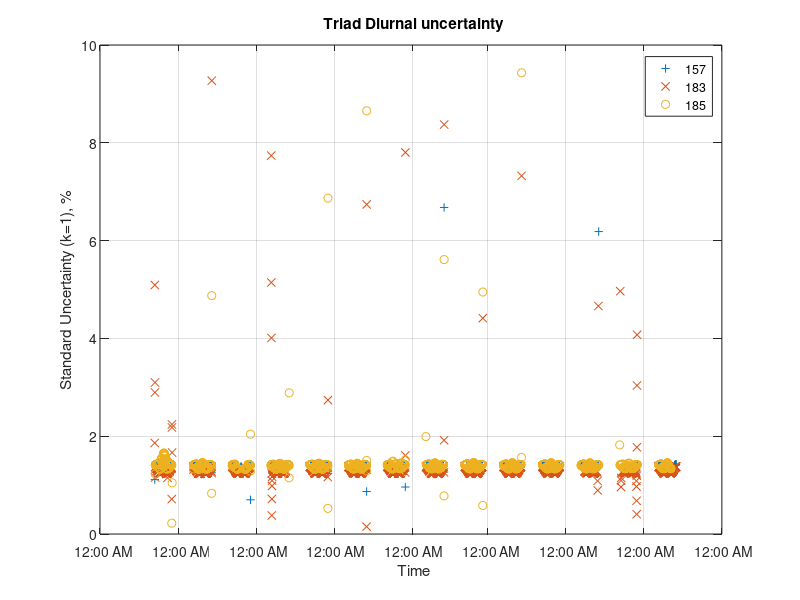
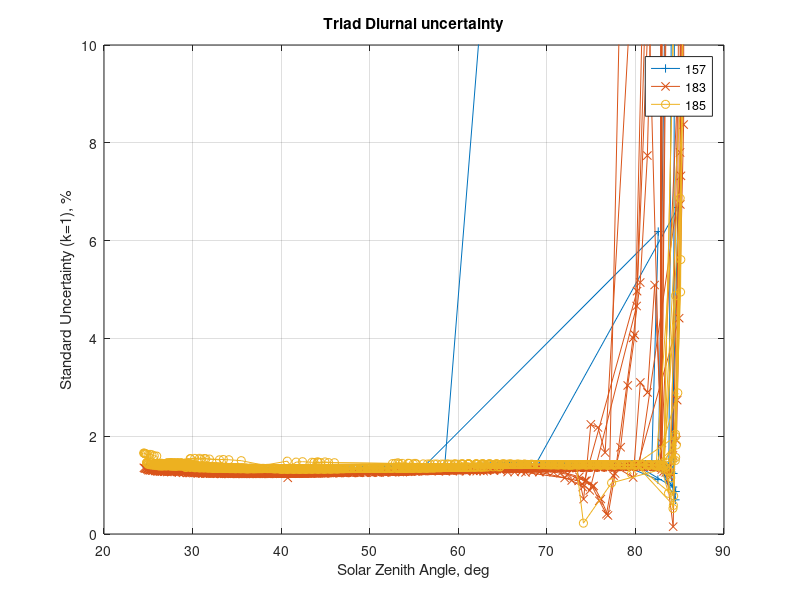
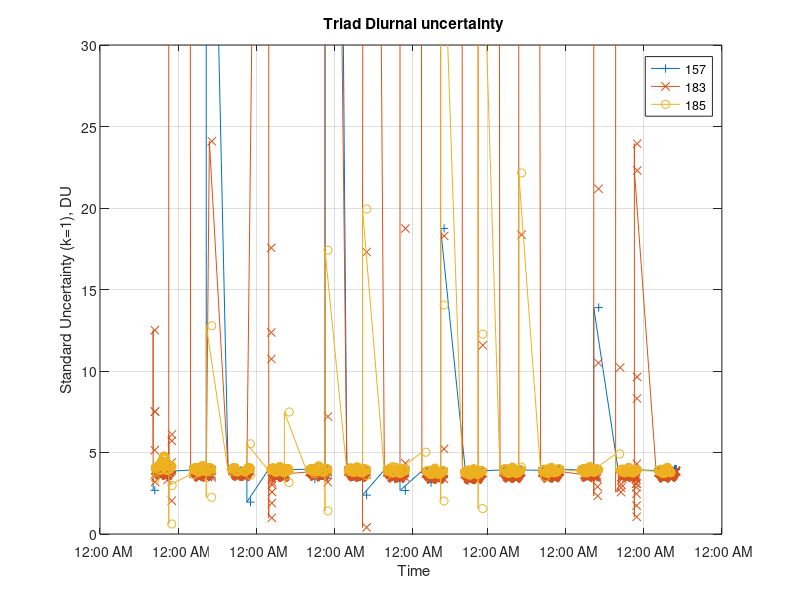
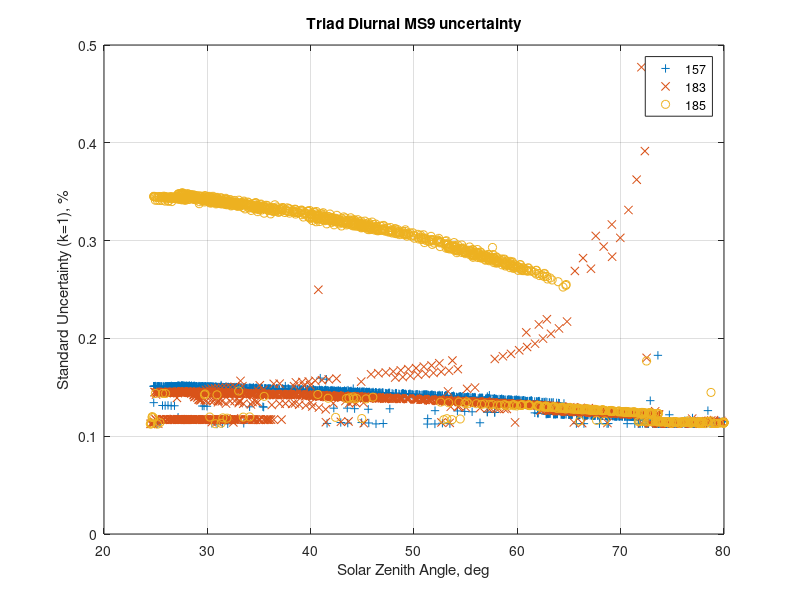

These figures' MATLAB source, in order:
close all
clear all

x157 = load('izo16_157.mat');
x183 = load('izo16_183.mat');
x185 = load('izo16_185.mat');

dateFormat=16;

u157_rel = 100*x157.uo3_save./x157.o3_save;
u183_rel = 100*x183.uo3_save./x183.o3_save;
u185_rel = 100*x185.uo3_save./x185.o3_save;

u157_ms9 = 100*x157.ums9_save./x157.ms9_save;
u183_ms9 = 100*x183.ums9_save./x183.ms9_save;
u185_ms9 = 100*x185.ums9_save./x185.ms9_save;

figure(1)
plot(x157.t_save,u157_rel,'+',x183.t_save,u183_rel,'x',x185.t_save,u185_rel,'o')
datetick('x',dateFormat)
set(gca,'Ylim',[0,10])
xlabel('Time')
ylabel('Standard Uncertainty (k=1), %')
legend('157','183','185');
title('Triad Diurnal uncertainty')
grid on

figure(2)
plot(x157.sza_save,u157_rel,'-+',x183.sza_save,u183_rel,'-x',x185.sza_save,u185_rel,'-o')
set(gca,'Ylim',[0,10])
xlabel('Solar Zenith Angle, deg')
ylabel('Standard Uncertainty (k=1), %')
legend('157','183','185');
title('Triad Diurnal uncertainty')
grid on

figure(3)
plot(x157.t_save,x157.uo3_save,'-+',x183.t_save,x183.uo3_save,'-x',x185.t_save,x185.uo3_save,'-o')
datetick('x',dateFormat)
set(gca,'Ylim',[0,30])
xlabel('Time')
ylabel('Standard Uncertainty (k=1), DU')
legend('157','183','185');
title('Triad Diurnal uncertainty')
grid on

figure(5)
plot(x157.sza_save,u157_ms9,'+',x183.sza_save,u183_ms9,'x',x185.sza_save,u185_ms9,'o')
set(gca,'Ylim',[0,0.5])
set(gca,'Xlim',[20,80])
xlabel('Solar Zenith Angle, deg')
ylabel('Standard Uncertainty (k=1), %')
legend('157','183','185');
title('Triad Diurnal MS9 uncertainty')
grid on